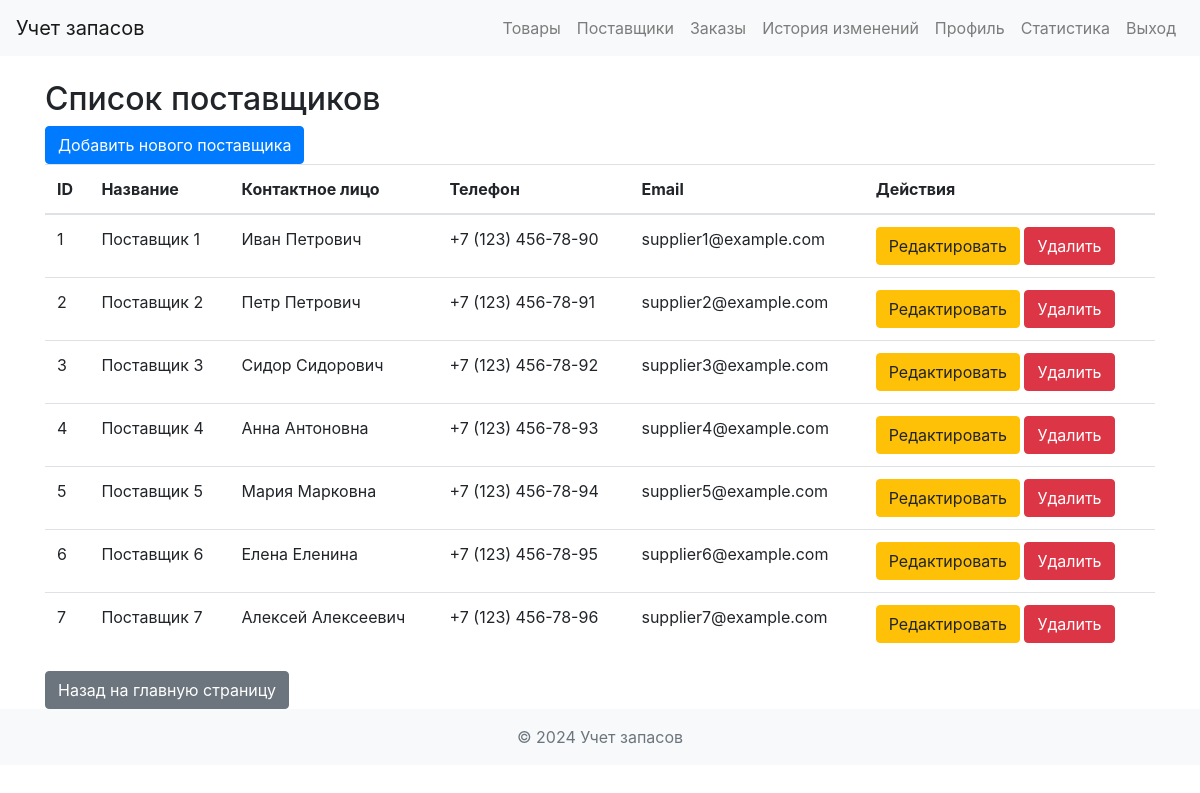
The page /suppliers (signed in) on the database its author committed.
### app/models.py (models this page shows)
class Supplier(db.Model):
    id = db.Column(db.Integer, primary_key=True)
    name = db.Column(db.String(100), nullable=False)
    contact_person = db.Column(db.String(100))
    phone = db.Column(db.String(20))
    email = db.Column(db.String(120))

### app/views.py (the view)
@app.route('/suppliers')
@login_required
def suppliers():
    form = SupplierForm()
    suppliers = Supplier.query.all()
    return render_template('suppliers.html', suppliers=suppliers, form=form)

### app/__init__.py (called while the page is built)
@login_manager.user_loader
def load_user(user_id):
    return User.query.get(int(user_id))

### app/templates/suppliers.html (shortened to what this page needs)
{% extends "layout.html" %}
{% block content %}
<h2>Список поставщиков</h2>
<a href="{{ url_for('new_supplier') }}" class="btn btn-primary">Добавить нового поставщика</a>
<table class="table">
   <thead>
       <tr>
           <th>ID</th>
           <th>Название</th>
           <th>Контактное лицо</th>
           <th>Телефон</th>
           <th>Email</th>
           <th>Действия</th>
       </tr>
   </thead>
   <tbody>
       {% for supplier in suppliers %}
           <tr>
               <td>{{ supplier.id }}</td>
               <td>{{ supplier.name }}</td>
               <td>{{ supplier.contact_person }}</td>
               <td>{{ supplier.phone }}</td>
               <td>{{ supplier.email }}</td>
               <td>
                   <a href="{{ url_for('edit_supplier', supplier_id=supplier.id) }}" class="btn btn-warning">Редактировать</a>
                   <form action="{{ url_for('delete_supplier', supplier_id=supplier.id) }}" method="POST" style="display:inline;">
                       <button type="submit" class="btn btn-danger" onclick="return confirm('Вы уверены, что хотите удалить этого поставщика?');">Удалить</button>
                   </form>
               </td>
           </tr>
       {% endfor %}
   </tbody>
</table>
<a href="{{ url_for('index') }}" class="btn btn-secondary">Назад на главную страницу</a>
{% endblock %}

### rows shown on the page
Supplier: id "1", name "Поставщик 1", contact_person "Иван Петрович", phone "+7 (123) 456-78-90", email "supplier1@example.com"
Supplier: id "2", name "Поставщик 2", contact_person "Петр Петрович", phone "+7 (123) 456-78-91", email "supplier2@example.com"
Supplier: id "3", name "Поставщик 3", contact_person "Сидор Сидорович", phone "+7 (123) 456-78-92", email "supplier3@example.com"
Supplier: id "4", name "Поставщик 4", contact_person "Анна Антоновна", phone "+7 (123) 456-78-93", email "supplier4@example.com"
Supplier: id "5", name "Поставщик 5", contact_person "Мария Марковна", phone "+7 (123) 456-78-94", email "supplier5@example.com"
Supplier: id "6", name "Поставщик 6", contact_person "Елена Еленина", phone "+7 (123) 456-78-95", email "supplier6@example.com"
Supplier: id "7", name "Поставщик 7", contact_person "Алексей Алексеевич", phone "+7 (123) 456-78-96", email "supplier7@example.com"
